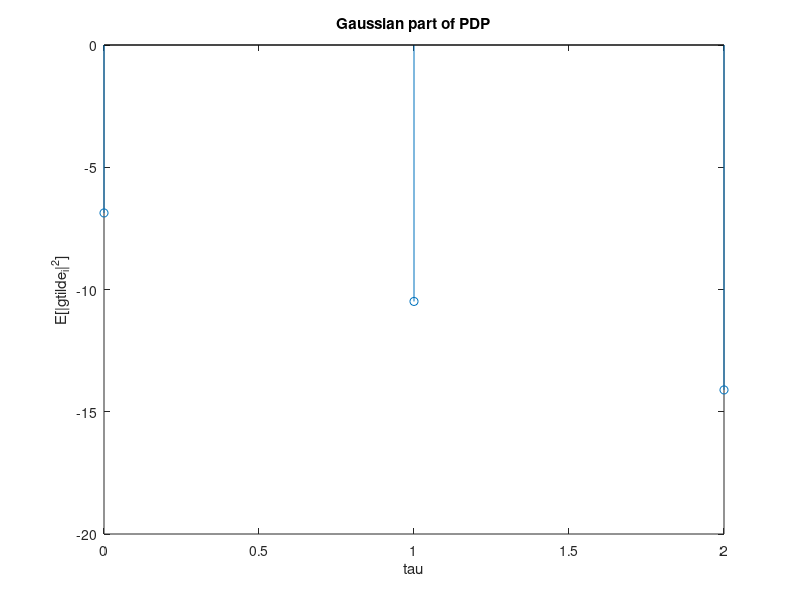
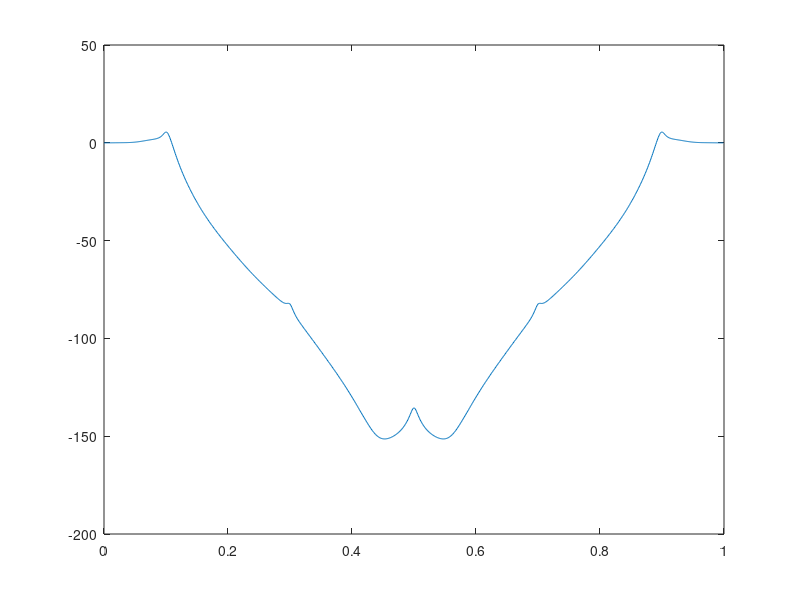
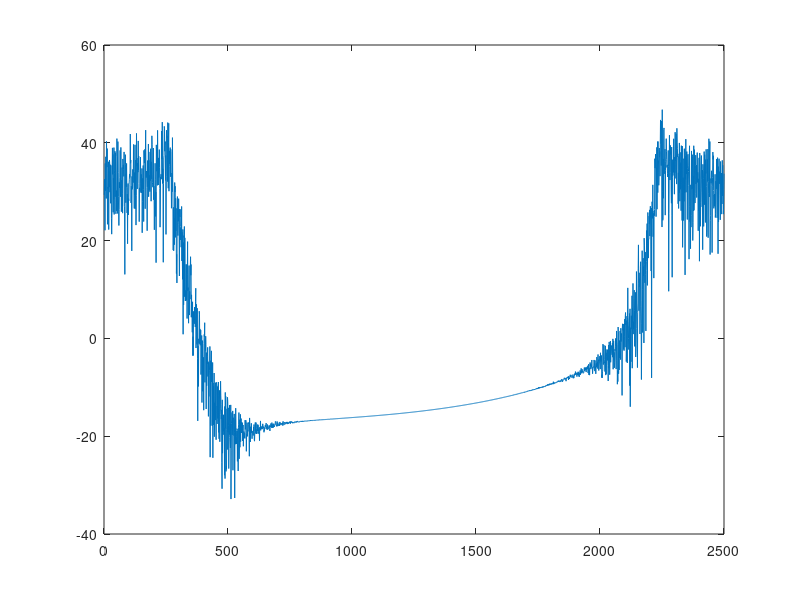
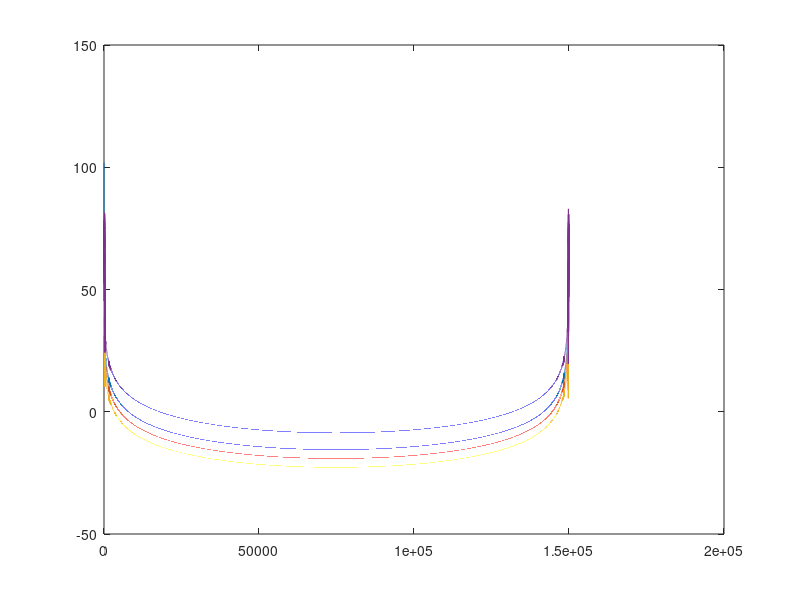

The MATLAB script that drew these images, in order: (Note: this script raises an error after producing the figures.)
%% Clear, initialize useful quantities
clear all
close all
clc

Tc = 1; % This is the smallest time interval we want to simulate
T = 4*Tc;   % Time sampling interval of the input of the channel
Kdb = 3; % 3 dB
K = 10^(Kdb/10);
fd = 5*10^-3/T; % doppler frequency
% these are the coefficients proposed by the authors of anastchugg97
    a_dopp = [1, -4.4153, 8.6283, -9.4592, 6.1051, -1.3542, -3.3622, 7.2390, ...
        -7.9361, 5.1221, -1.8401, 2.8706e-1];
    b_dopp = [1.3651e-4, 8.1905e-4, 2.0476e-3, 2.7302e-3, 2.0476e-3, 9.0939e-4, ...
        6.7852e-4, 1.3550e-3, 1.8076e-3, 1.3550e-3, 5.3726e-4, 6.1818e-5, -7.1294e-5, ...
        -9.5058e-5, -7.1294e-5, -2.5505e-5, 1.3321e-5, 4.5186e-5, 6.0248e-5, 4.5186e-5, ...
        1.8074e-5, 3.0124e-6];

%% Display the PDP for the channel

% The PDP is the sampling of a continuous time exponential PDP with
% tau_rms / T = 0.3, so tau_rms / Tc = 1.2
% See 4.224 for reference
tau_rms = 0.3*T;  % Tc = 1, as it is the fundamental sampling time

N_h = 3; % To be determined
% note that for this choice of final_tau
residual_power = exp(-N_h*Tc/tau_rms);
if (residual_power > 0.1)
    disp('Consider increasing final_tau, since the exp is truncated too early')
end
tau = 0:Tc:N_h-1;
pdp_gauss = 1/tau_rms * exp(-tau/tau_rms);

C = sqrt(K/(K+1));
% normalize pdp: it must be sum(E[|gtilde_i|^2]) = 1 - C^2
pdp_gauss = pdp_gauss.*(1-C^2)/sum(pdp_gauss);

M_d = sum(pdp_gauss);

% Determine suitable length for h, N_h, define criterion
% N_h is final_tau, the criterion is linked to the truncation of
% exp(t/taurms)

pdp = pdp_gauss;
pdp(1) = pdp(1) + C^2;

% Plot the normalised PDP 
figure, stem(tau,10*log10(pdp_gauss)), title('Gaussian part of PDP'), xlabel('tau'), ylabel('E[|gtilde_i|^2]');

%% We now have to generate the time behavior of the i-th coefficient. For
% this, we use the model in figure 4.36, page 315.
% The transient will have length equal to the length of the convolution of
% the filter cascade. We will drop that quantity of samples.
% The book suggests using 1/10 < f_d*Tp < 1/5. (Benvenuto said Tp/Tq = 50 or
% more)

Tq = Tc; % Fundamental sampling time. This is the same as Tc, right???
% We stick to anastasopolous chugg paper (1997) and choose Tp such that
% fd*Tp = 0.1
Tp = 1/10 * (1/fd) * Tq; % Sampling time used for filtering the white noise
fprintf('fd * Tp = %d \n', Tp*fd);
g_samples_needed = 200000; % Some will be dropped because of transient
w_samples_needed = ceil(g_samples_needed / Tp);

% Generate complex-valued Gaussian white noise with zero mean and unit
% variance
rng('default');
w = wgn(w_samples_needed,1,0,'complex');

% Filter the wgn with a narrowband filter. The filter will have the
% classical Doppler spectrum in the frequency domain, with f_d * Tc = 1.25*10^-3
% By using the approach suggested in anastchugg97 we use an iir filter
% with known coefficients which is the convolution of a Cheby lowpass and a shaping filter.
% Note that it is
% possible to initialize properly the filters, consider doing it in
% following versions since it allows to start in steady state conditions
% and avoid dropping about 2000 samples (it is a very cool thing!)

[Hf, f] = freqz(b_dopp, a_dopp, 1000, 'whole');
figure, plot(f/(2*pi), 20*log10(abs(Hf)))

gprime = filter(b_dopp, a_dopp, w);

Gpr = fft(gprime);
figure, plot(20*log10(abs(Gpr)))

% Interpolation
t = 1:length(gprime);
t_fine = Tq/Tp:Tq/Tp:length(gprime);

g_fine = interp1(t, gprime, t_fine, 'spline');

% Drop the transient
g_notrans = g_fine(50000:end);

% Energy scaling
g_mat = repmat(g_notrans, N_h + 1, 1);

for k = 1:N_h
    g_mat(k, :) = g_mat(k, :)*sqrt(pdp_gauss(k));
end

% Only for LOS component
g_mat(1, :) = g_mat(1, :) + C;

G = fft(g_mat, [], 2);

figure, plot(20*log10(abs(G.')));

%% Show the behavior of |g_1(nTc)| for n = 0:1999, dropping the transient

figure, plot(0:1999, abs(g_mat(2, 1:2000).'))
g_mean = mean(g_mat(:, 1:5000).');

%% Histogram of g_1

figure, histogram(abs(g_mat(2, 1:1000).')/sqrt(pdp_gauss(2)), 100)

%% Simulation

rng('default') % for reproducibility
numexp = 1000;
g_1 = zeros(numexp, 1);
for k = 1:numexp
    disp(k)
    w = wgn(w_samples_needed,1,0,'complex');
        
    gprime = filter(b_dopp, a_dopp, w);
    
    % Interpolation
    t = 1:length(gprime);
    t_fine = Tq/Tp:Tq/Tp:length(gprime);
    
    g_fine = interp1(t, gprime, t_fine, 'spline');
    
    % Drop the transient
    g_notrans = g_fine(50000:end);
    
    % Energy scaling
    g_1(k) = g_notrans(152);  % it should be multiplied by sqrt(pdp(2)) but since
    % for the histogram it is required to divide for the same factor then
    % we drop this computation to save computational time
end

figure, histogram(abs(g_1), 50)
